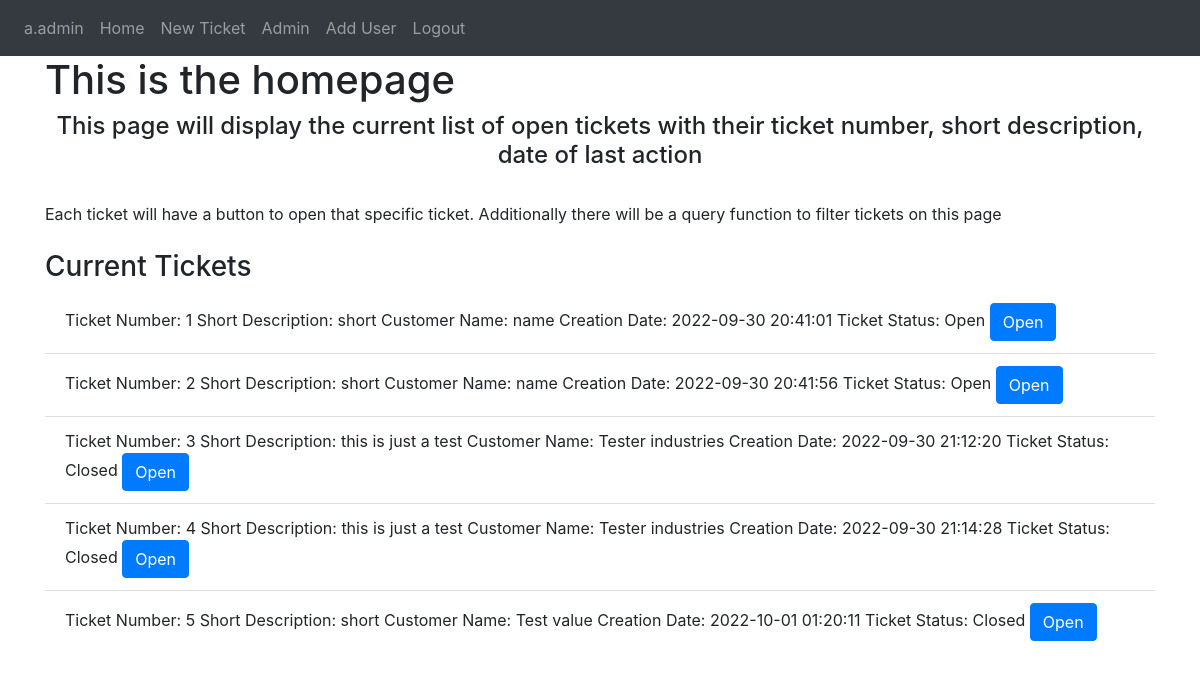
Page / (signed in) on the earlier database version.
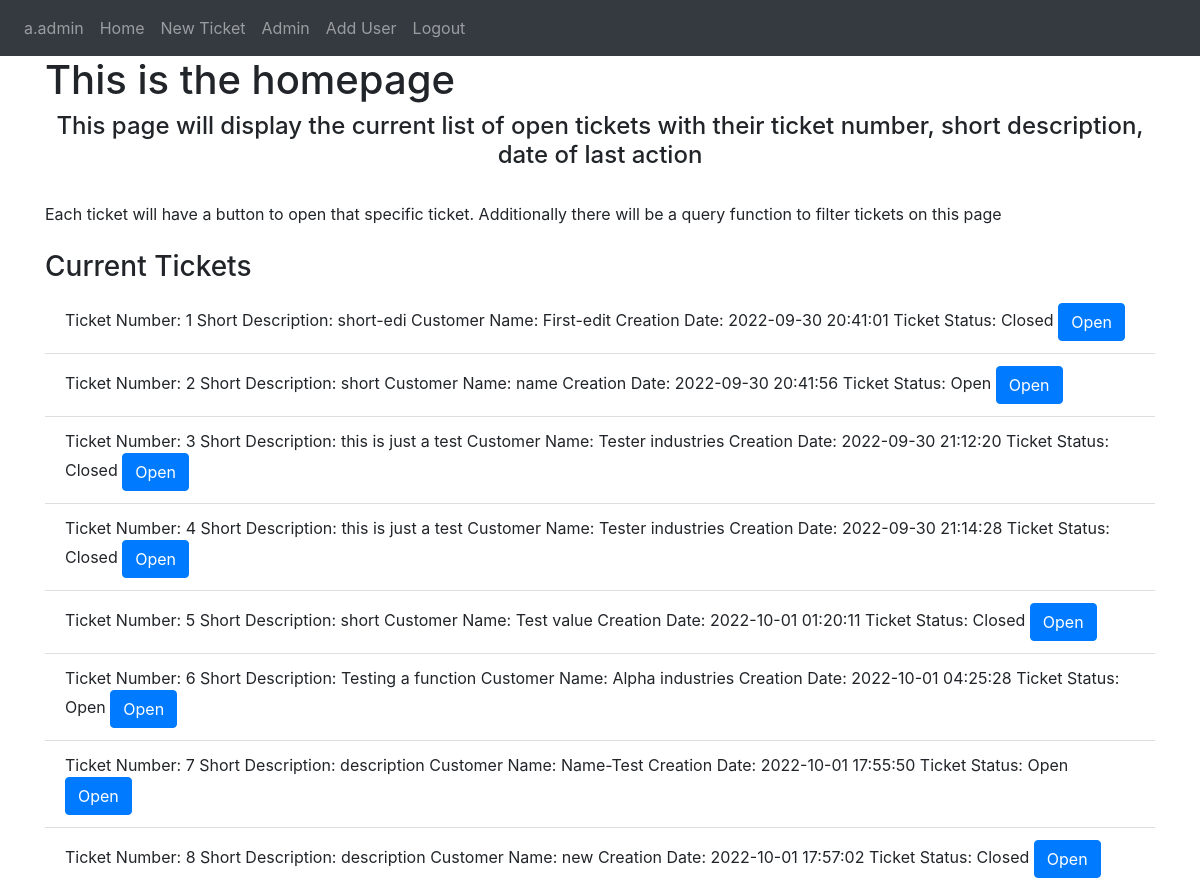
Same page on the later database version.
### Website/models.py (models this page shows)
class User(db.Model, UserMixin):
    id = db.Column(db.Integer, primary_key=True)
    username = db.Column(db.String(100), unique=True) #automatically generated to f.lname
    fname = db.Column(db.String(100))
    lname = db.Column(db.String(100))
    user_status = db.Column(db.Integer) #0 is deactivated, 1 is user, 2 is admin
    password_hash = db.Column(db.String(150))
    user_entries = db.relationship('Entry')

class Ticket(db.Model):
    id = db.Column(db.Integer, primary_key=True)
    short_description = db.Column(db.String(200))
    customer_name = db.Column(db.String(200))
    customer_contact = db.Column(db.String(200))
    status = db.Column(db.Integer) #0 is closed, 1 is open
    creation_date = db.Column(db.DateTime(timezone=True), default=func.now())
    close_date = db.Column(db.DateTime(timezone=True))
    ticket_entries = db.relationship('Entry')

### Website/views.py (the view)
@views.route('/', methods=['GET', 'POST'])
@login_required
def home():
    return render_template("home.html", user=current_user, tickets=Ticket.query.all())

### Website/__init__.py (called while the page is built)
def create_app():
    app = Flask(__name__)
    app.config['SECRET_KEY'] = "SuperSecretKey"
    app.config['SQLALCHEMY_DATABASE_URI'] = f'sqlite:///{DB_NAME}'
    db.init_app(app)
    from .views import views
    from .auth import auth
    app.register_blueprint(views, url_prefix='/')
    app.register_blueprint(auth, url_prefix='/')
    from .models import User, Ticket, Entry
    create_database(app)
    login_manager = LoginManager()
    login_manager.login_view = 'auth.login'
    login_manager.init_app(app)
    @login_manager.user_loader
    def load_user(id):
        return User.query.get(int(id))
    return app

### Website/templates/home.html (shortened to what this page needs)
{% extends "base.html" %}
{% block content%} <h1> This is the homepage</h1>
    <h4 align="center"> This page will display the current list of open tickets with their ticket number, short description, date of last action</h4>
    <br />
    <P1 align="center"> Each ticket will have a button to open that specific ticket. Additionally there will be a query function to filter tickets on this page</P1>
    <br />
    <br />
    <h3> Current Tickets</h3>
    <ul class="list-group list-group-flush" id="tickets">
        {% for ticket in tickets%}
        <li class="list-group-item">
        Ticket Number: {{ ticket.id }}
        Short Description: {{ ticket.short_description  }}
        Customer Name: {{ ticket.customer_name  }}
        Creation Date: {{ ticket.creation_date  }}
        Ticket Status:
            {% if ticket.status == 0 %}
                Closed
            {% elif ticket.status == 1%}
                Open
            {% endif %}
        <a href="/ticket/{{ticket.id}}" class="btn btn-primary" onClick=""> Open </a>
        </li>
        {% endfor%}
    </ul>
{%endblock%}

### Website/templates/base.html (shortened to what this page needs)
<!DOCTYPE html>
<html>
  <head>
    <link
      rel="stylesheet"
      href="https://stackpath.bootstrapcdn.com/bootstrap/4.4.1/css/bootstrap.min.css"
    />
    <link
      rel="stylesheet"
      href="https://stackpath.bootstrapcdn.com/font-awesome/4.7.0/css/font-awesome.min.css"
    />
  </head>
  <body>
    <nav class="navbar navbar-expand-lg navbar-dark bg-dark">
      <div class="collapse navbar-collapse" id="navbar">
        <div class="navbar-nav">
            {% if user.is_authenticated %}
            <a class="nav-item nav-link" id="user" href="/userpage">{{user.username}}</a>
            <a class="nav-item nav-link" id="home" href="/">Home</a>
            <a class="nav-item nav-link" id="adduser" href="/ticket">New Ticket</a>
            {% if user.user_status == 2 %}
            <a class="nav-item nav-link" id="login" href="/admin">Admin</a>
            <a class="nav-item nav-link" id="adduser" href="/adduser">Add User</a>
            {% endif %}
            <a class="nav-item nav-link" id="logout" href="/logout">Logout</a>
            {% else %}
            <a class="nav-item nav-link" id="login" href="/login">Login</a>
            {% endif %}
        </div>
       </div>
    </nav>
    <div class="container">
        {% block content%}
        {%endblock%}
    </div>
  </body>
</html>

Differences in the rows shown:
changed Ticket id 1: short_description "short" → "short-edi"; customer_name "name" → "First-edit"; status "Open" → "Closed"
added Ticket: id "6", short_description "Testing a function", customer_name "Alpha industries", creation_date "2022-10-01 04:25:28", status "Open"
added Ticket: id "7", short_description "description", customer_name "Name-Test", creation_date "2022-10-01 17:55:50", status "Open"
added Ticket: id "8", short_description "description", customer_name "new", creation_date "2022-10-01 17:57:02", status "Closed"
